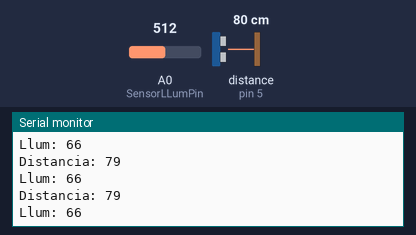
A sketch run on a simulated Arduino Uno, built with avr-gcc and run on an emulated ATmega328P. Parts: the last lines printed to the serial monitor. Wiring (inferred from the names in the program): ultrasonic range finder: trigger pin 6; echo pin 5. The test bench sets the inputs (shaded band); at power-on: distance to the obstacle (sensor on pin 5) 80 cm, A0 (SensorLLumPin) = 512. The echo pulse lasts 58.3 µs per cm.

Above: at 1.3 s.
1.4 s: distance to the obstacle (sensor on pin 5) set to 2 cm
At 2.0 s:
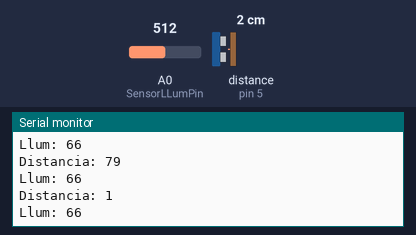
2.9 s: A0 (SensorLLumPin) set to 716
At 3.6 s:
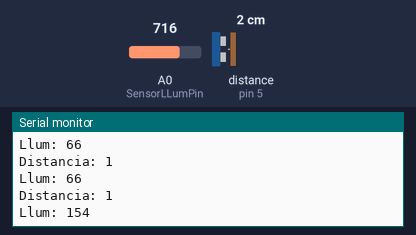
4.4 s: distance to the obstacle (sensor on pin 5) set to 4 cm
At 4.4 s:
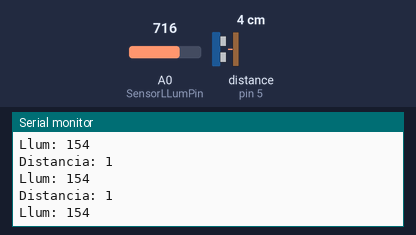
5.9 s: distance to the obstacle (sensor on pin 5) set to 60 cm
At 6.3 s:
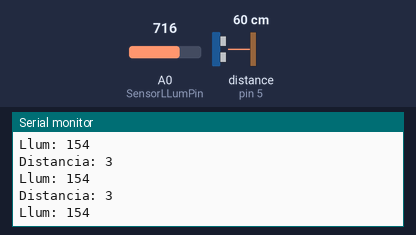
9.0 s: A0 (SensorLLumPin) set to 900
At 9.5 s:
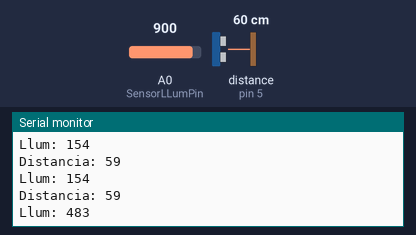
Timing chart, 0 to 11.5 s (numbered marks = the images above; inputs shaded):
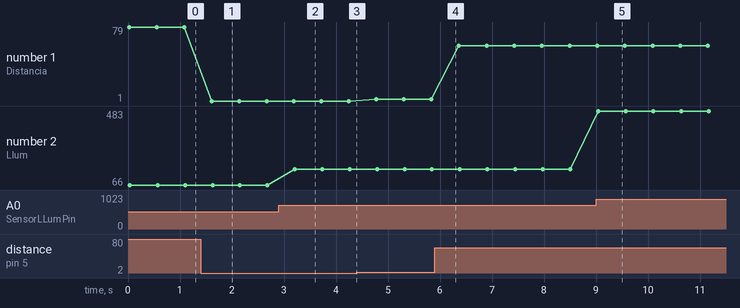

Measured:
- after the input at 1.4 s, the serial monitor: prints a new line after 0.21 s (image 1)
- after the input at 2.9 s, the serial monitor: prints a new line after 0.31 s (image 2)
- after the input at 9.0 s, the serial monitor: prints a new line at once (image 5)
- plotted number 1: 79 → 1 after the input at 1.4 s, 1 → 3 after the input at 4.4 s, 3 → 59 after the input at 5.9 s
- plotted number 2: 66 → 154 after the input at 2.9 s, 154 → 483 after the input at 9.0 s

The sketch:

final.ino
```cpp
#include <SoftwareSerial.h>

SoftwareSerial BTserial (2,3); // RX | TX

const int EchoPin = 5;
const int TriggerPin = 6;
const int SensorLLumPin = A0;

char c = ' ';
char buff[10];
int V;
int ilum;

void setup()
{
  Serial.begin(9600);
  pinMode(TriggerPin, OUTPUT);
  pinMode(EchoPin, INPUT);

  BTserial.begin(9600);
}

void loop() {
  int cm = ping(TriggerPin, EchoPin);
  BTserial.print("Distancia: ");
  BTserial.println(cm);
  V = analogRead(SensorLLumPin);
  Serial.print("Distancia: ");
  Serial.println(cm);
  ilum = ((long)V*1000*10)/((long)15*10*(1024-V));
  BTserial.print("Llum: ");
  BTserial.println(ilum);
  Serial.print("Llum: ");
  Serial.println(ilum);
  delay(500);

  if (Serial.available())
  {
    BTserial.print("Acc: ");
    c = Serial.read();
    BTserial.write(c);
    while (c != '\n') {
      c = Serial.read();
      BTserial.write(c);
    }
  }

  if (Serial.available())
  {
    BTserial.print("Pantalla: ");
    c = Serial.read();
    BTserial.write(c);
    while (c != '\n') {
      c = Serial.read();
      BTserial.write(c);
    }
  }

}

int ping(int TriggerPin, int EchoPin) {
  long duration, distanceCm;

  digitalWrite(TriggerPin, LOW);  //para generar un pulso limpio ponemos a LOW 4us
  delayMicroseconds(4);
  digitalWrite(TriggerPin, HIGH);  //generamos Trigger (disparo) de 10us
  delayMicroseconds(10);
  digitalWrite(TriggerPin, LOW);

  duration = pulseIn(EchoPin, HIGH);  //medimos el tiempo entre pulsos, en microsegundos

  distanceCm = duration * 10 / 292/ 2;   //convertimos a distancia, en cm
  return distanceCm;
}
```
